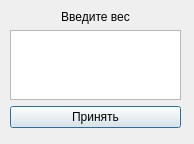
<?xml version="1.0" encoding="UTF-8"?>
<ui version="4.0">
 <class>GetWeight</class>
 <widget class="QDialog" name="GetWeight">
  <property name="geometry">
   <rect>
    <x>0</x>
    <y>0</y>
    <width>194</width>
    <height>144</height>
   </rect>
  </property>
  <property name="windowTitle">
   <string>Dialog</string>
  </property>
  <widget class="QWidget" name="">
   <property name="geometry">
    <rect>
     <x>10</x>
     <y>10</y>
     <width>171</width>
     <height>118</height>
    </rect>
   </property>
   <layout class="QGridLayout" name="gridLayout">
    <item row="2" column="0">
     <widget class="QPushButton" name="btnWeight">
      <property name="text">
       <string>Принять</string>
      </property>
     </widget>
    </item>
    <item row="1" column="0">
     <widget class="QPlainTextEdit" name="inputWeight"/>
    </item>
    <item row="0" column="0">
     <widget class="QLabel" name="label">
      <property name="text">
       <string>&lt;html&gt;&lt;head/&gt;&lt;body&gt;&lt;p align=&quot;center&quot;&gt;Введите вес&lt;/p&gt;&lt;/body&gt;&lt;/html&gt;</string>
      </property>
     </widget>
    </item>
   </layout>
  </widget>
 </widget>
 <resources/>
 <connections/>
</ui>
